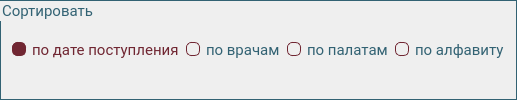
                 <widget class="QGroupBox" name="groupBox_sort">
                  <property name="minimumSize">
                   <size>
                    <width>0</width>
                    <height>50</height>
                   </size>
                  </property>
                  <property name="font">
                   <font>
                    <family>Roboto</family>
                    <pointsize>11</pointsize>
                    <italic>false</italic>
                    <bold>false</bold>
                   </font>
                  </property>
                  <property name="styleSheet">
                   <string notr="true">font-size: 11pt;
color: rgba(50, 98, 115, 255);
border: 1px solid  rgba(50, 98, 115, 255);</string>
                  </property>
                  <property name="title">
                   <string>Сортировать</string>
                  </property>
                  <layout class="QGridLayout" name="gridLayout_5">
                   <property name="topMargin">
                    <number>1</number>
                   </property>
                   <property name="bottomMargin">
                    <number>1</number>
                   </property>
                   <property name="verticalSpacing">
                    <number>1</number>
                   </property>
                   <item row="0" column="2">
                    <widget class="QRadioButton" name="radioButton_room">
                     <property name="font">
                      <font>
                       <family>Roboto</family>
                       <pointsize>11</pointsize>
                       <italic>false</italic>
                       <bold>false</bold>
                      </font>
                     </property>
                     <property name="styleSheet">
                      <string notr="true">QRadioButton {
	color: #326273;
	border: none;
	background-color: none;
}
QRadioButton:checked {
   color: #702632;
}
QRadioButton::indicator:checked {
	border-style:solid;
	border-radius:5px;
	border-width: 1px;
	border-color: #702632;
	color: #FFFFFF;
	background-color: #702632;
}
QRadioButton::indicator:!checked {
	border-style:solid;
	border-radius:5px;
	border-width: 1px;
	border-color: #702632;
	color: #FFFFFF;
	background-color: none;
}</string>
                     </property>
                     <property name="text">
                      <string>по палатам</string>
                     </property>
                    </widget>
                   </item>
                   <item row="0" column="0">
                    <widget class="QRadioButton" name="radioButton_date">
                     <property name="font">
                      <font>
                       <family>Roboto</family>
                       <pointsize>11</pointsize>
                       <italic>false</italic>
                       <bold>false</bold>
                      </font>
                     </property>
                     <property name="styleSheet">
                      <string notr="true">QRadioButton {
	color: #326273;
	border: none;
	background-color: none;
}
QRadioButton:checked {
   color: #702632;
}
QRadioButton::indicator:checked {
	border-style:solid;
	border-radius:5px;
	border-width: 1px;
	border-color: #702632;
	color: #FFFFFF;
	background-color: #702632;
}
QRadioButton::indicator:!checked {
	border-style:solid;
	border-radius:5px;
	border-width: 1px;
	border-color: #702632;
	color: #FFFFFF;
	background-color: none;
}</string>
                     </property>
                     <property name="text">
                      <string>по дате поступления</string>
                     </property>
                     <property name="checked">
                      <bool>true</bool>
                     </property>
                    </widget>
                   </item>
                   <item row="0" column="1">
                    <widget class="QRadioButton" name="radioButton_doc">
                     <property name="font">
                      <font>
                       <family>Roboto</family>
                       <pointsize>11</pointsize>
                       <italic>false</italic>
                       <bold>false</bold>
                      </font>
                     </property>
                     <property name="layoutDirection">
                      <enum>Qt::LeftToRight</enum>
                     </property>
                     <property name="styleSheet">
                      <string notr="true">QRadioButton {
	color: #326273;
	border: none;
	background-color: none;
}
QRadioButton:checked {
   color: #702632;
}
QRadioButton::indicator:checked {
	border-style:solid;
	border-radius:5px;
	border-width: 1px;
	border-color: #702632;
	color: #FFFFFF;
	background-color: #702632;
}
QRadioButton::indicator:!checked {
	border-style:solid;
	border-radius:5px;
	border-width: 1px;
	border-color: #702632;
	color: #FFFFFF;
	background-color: none;
}</string>
                     </property>
                     <property name="text">
                      <string>по врачам</string>
                     </property>
                     <property name="checked">
                      <bool>false</bool>
                     </property>
                    </widget>
                   </item>
                   <item row="0" column="3">
                    <widget class="QRadioButton" name="radioButton_name">
                     <property name="font">
                      <font>
                       <family>Roboto</family>
                       <pointsize>11</pointsize>
                       <italic>false</italic>
                       <bold>false</bold>
                      </font>
                     </property>
                     <property name="styleSheet">
                      <string notr="true">QRadioButton {
	color: #326273;
	border: none;
	background-color: none;
}
QRadioButton:checked {
   color: #702632;
}
QRadioButton::indicator:checked {
	border-style:solid;
	border-radius:5px;
	border-width: 1px;
	border-color: #702632;
	color: #FFFFFF;
	background-color: #702632;
}
QRadioButton::indicator:!checked {
	border-style:solid;
	border-radius:5px;
	border-width: 1px;
	border-color: #702632;
	color: #FFFFFF;
	background-color: none;
}</string>
                     </property>
                     <property name="text">
                      <string>по алфавиту</string>
                     </property>
                    </widget>
                   </item>
                  </layout>
                 </widget>
